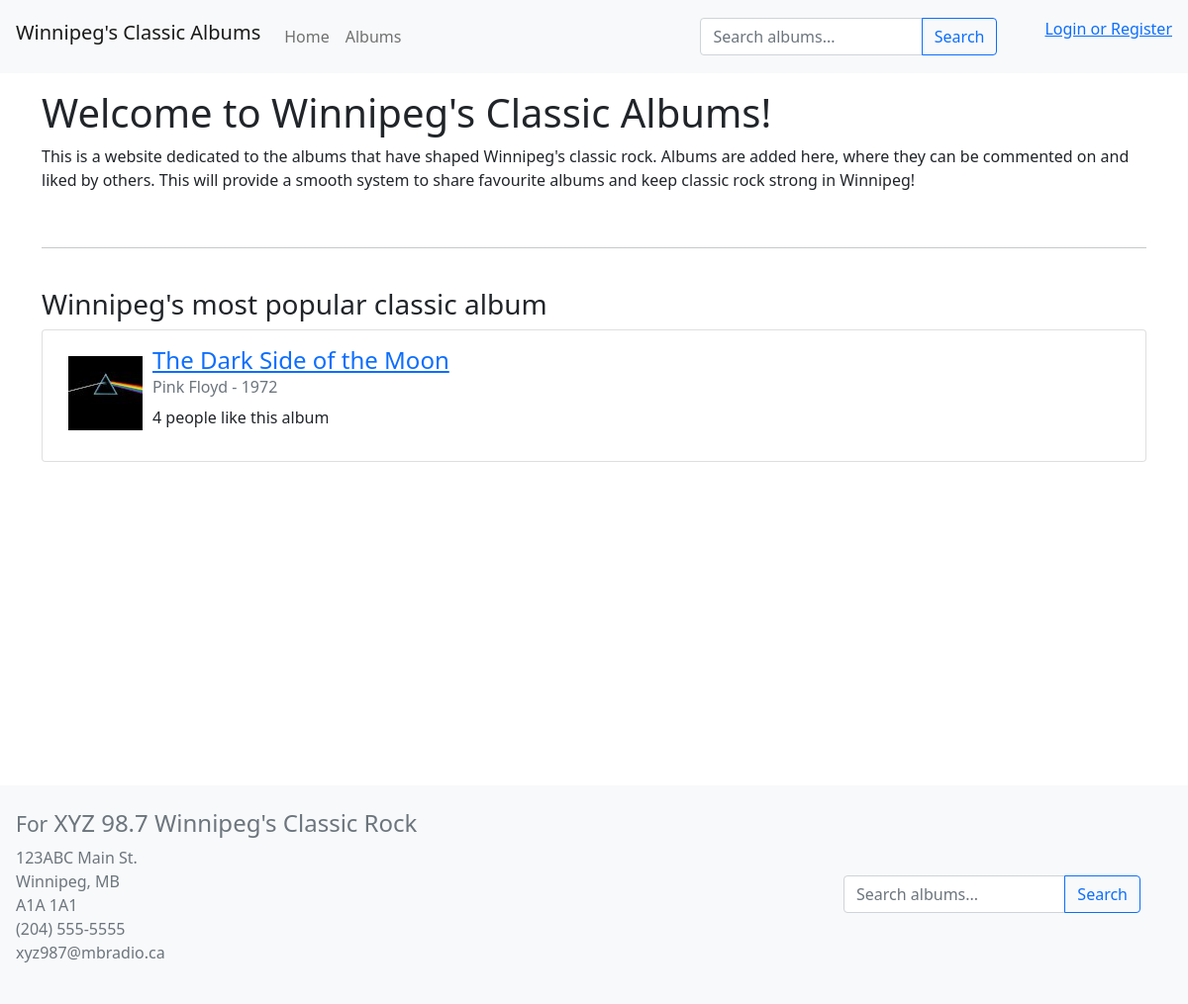
The page / on the database its author committed.
### tables this page shows
CREATE TABLE `albums` (
  `albumID` int(11) NOT NULL,
  `title` varchar(100) NOT NULL,
  `artist` varchar(30) NOT NULL,
  `year` int(4) DEFAULT NULL,
  `coverURL` varchar(200) DEFAULT NULL,
  `description` varchar(500) DEFAULT NULL,
  `likes` int(7) NOT NULL DEFAULT 0,
  `postedBy` int(11) DEFAULT NULL,
  `updated` date NOT NULL DEFAULT current_timestamp()
);

### index.php (the view, shortened to what this page needs)
<?php
	require('db_connect.php');
	$query = "SELECT * FROM albums WHERE likes = (SELECT MAX(likes) FROM albums)";
    $statement = $db->prepare($query);
    $statement->execute();
    $album = $statement->fetch();
?>
<!DOCTYPE html>
<html lang="en">
<head>
	<link href="https://cdn.jsdelivr.net/npm/bootstrap@5.1.3/dist/css/bootstrap.min.css" rel="stylesheet">
    <link rel="stylesheet" type="text/css" href="style.css">
</head>
<body>
	<?php include('header.php'); ?>
	<div class="container">
		<h1 class="pt-3">Welcome to Winnipeg's Classic Albums!</h1>
		<p>
			This is a website dedicated to the albums that have shaped Winnipeg's classic rock. Albums are added here,
			where they can be commented on and liked by others. This will provide a smooth system to share favourite
			albums and keep classic rock strong in Winnipeg!
		</p>
		<br />
		<hr />
		<br />
		<h3>Winnipeg's most popular classic album</h3>
		<div class="card">
			<div class="card-body">
				<?php if($album['coverURL'] != NULL): ?>
					<img src="uploads/thumbnail_<?= $album['coverURL'] ?>" alt="<?= $album['title'] ?> cover." class="thumb" />
				<?php endif ?>
				<h4 class="card-title"><a href="show.php?album=<?= $album['albumID'] ?>"><?= $album['title'] ?></a></h4>
				<h6 class="card-subtitle mb-2 text-muted"><?= $album['artist'] ?> - <?= $album['year'] ?></h6>
				<?php if($album['likes'] == 1): ?>
                    <p><?= $album['likes'] ?> person likes this album</p>
                <?php else: ?>
                    <p><?= $album['likes'] ?> people like this album</p>
                <?php endif ?>
			</div>
		</div>
	</div>
	<?php include('footer.php'); ?>
</body>
</html>

### style.css (style rules this page uses)
html, body { height: 100%; }
.container { min-height: 90%; }
.thumb { float: left; padding: 10px; }

### rows shown on the page
albums: coverURL (picture), title "The Dark Side of the Moon", artist "Pink Floyd", year "1972", likes "4"
